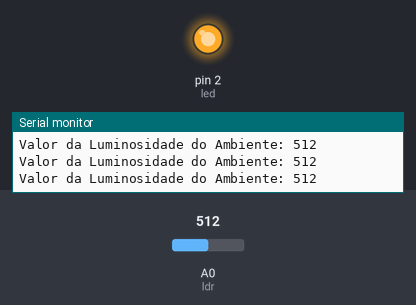
A sketch run on a simulated Arduino Uno, built with avr-gcc and run on an emulated ATmega328P. On the bench: output pins drawn as LEDs (lit = HIGH), the last lines printed to the serial monitor. The inputs (shaded band) are chosen by the test bench; at power-on: A0 (ldr) = 512.

Above: at 1.2 s.
1.3 s: A0 (ldr) set to 838
4.3 s: A0 (ldr) set to 860
At 5.0 s:
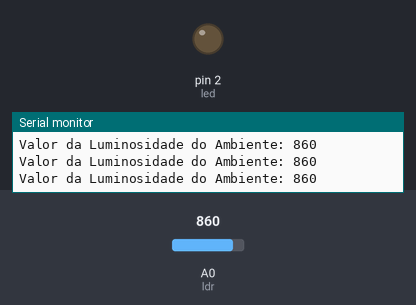
5.8 s: A0 (ldr) set to 840
At 6.1 s:
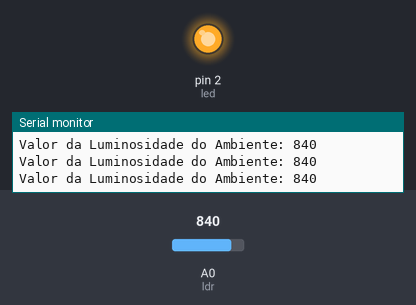
8.8 s: A0 (ldr) set to 900
At 9.4 s:
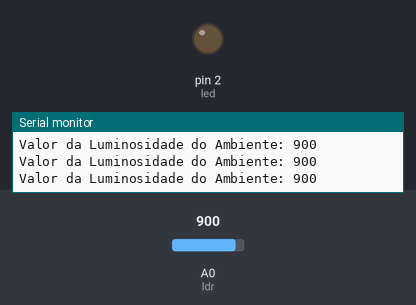
Timing chart, 0 to 11.8 s (numbered marks = the images above; inputs shaded):
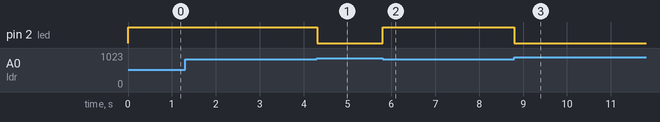

Measured:
- the behaviour switches between 849 and 850 on A0 (ldr) (found by bisection; images 0 and 1)
- after the input at 4.3 s, pin 2 (led): HIGH → LOW at once
- after the input at 5.8 s, pin 2 (led): LOW → HIGH at once
- after the input at 8.8 s, pin 2 (led): HIGH → LOW at once

The sketch:

Modulo3_Pratica1_PosteAutomatico1.ino
```cpp
int Luz = 0; //Valor da Luminosidade, lido pelo LDR
int led = 2; //Porta digital do LED
int ldr = A0; //Porta analógica do LDR

void setup()
{
  pinMode(ldr, INPUT);
  pinMode(led, OUTPUT);
  Serial.begin(9600);

}

void loop()
{
  Luz = analogRead(ldr); //A leitura vai de 0 a 1023
  if (Luz < 850)
  {
    digitalWrite(led, HIGH);
  }
  else
  {
    digitalWrite(led, LOW);
  }
  Serial.print("Valor da Luminosidade do Ambiente: ");
  Serial.println(Luz);
  delay(10); //Delay para uma melhor performance do projeto
}
```
